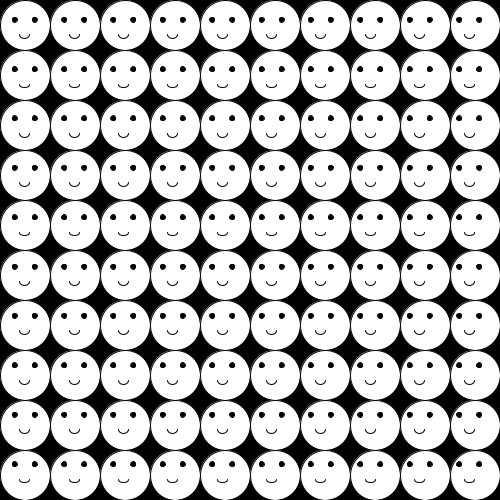
Frame 1 (no input)
Frame 60 (the mouse pressed at the canvas centre just before this capture): identical to frame 1, image omitted
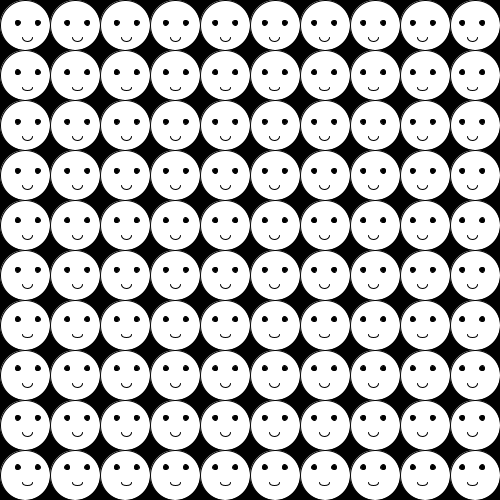
Frame 120 (the mouse held since frame 60 and released just before this capture)

The Processing sketch that drew these frames (run headless with seeded random() and noise(); from frame 60 on, the mouse is pressed at the canvas centre):

// Processing sketch: Grid
// ── Grid.pde
int faceSize = 50;
int eyeSize = 5;

void setup() {
  size(500, 500);
  ellipseMode(CENTER);
}

void draw() {
  background(0);

  for (int x=0; x<10; x++) {
    for (int y=0; y<10; y++) {
      smile((x+0.5)*faceSize, (y+0.5)*faceSize);
    }
  }
}

void smile(float x, float y) {
  pushMatrix();
  translate(x, y);

  //face
  fill(255);
  ellipse(0, 0, faceSize, faceSize);

  //facialMove
  float dist_x = mouseX-x;
  float dist_y = mouseY-y;
  float moving_x = (abs(dist_x) <= 1) ? 0 : dist_x/80+1/dist_x;
  float moving_y = (abs(dist_y) <= 1) ? 0 : dist_y/80+1/dist_y;

  //blink
  boolean blinkFlg = (0.9999<random(0,1)) ? true : false;

  //eyes
  if(!blinkFlg){
    fill(0);
    ellipse(-0.2*faceSize+moving_x, -0.1*faceSize+moving_y, eyeSize, eyeSize);
    ellipse(0.2*faceSize+moving_x, -0.1*faceSize+moving_y, eyeSize, eyeSize);
  }

  //mouth
  noFill();
  arc(0+moving_x, 10+moving_y, 10, 7.5, 0, PI);

  popMatrix();
}
